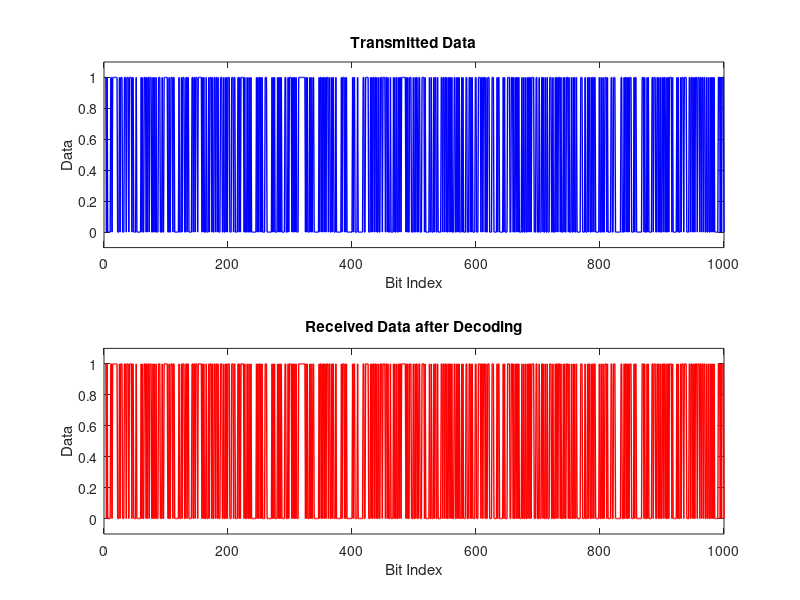

Recreate this plot in MATLAB.
%% Parameters 
numBits = 1000; 
chipSequenceLength = 31; 
snr_dB = 10; 

% Generate random binary data (0 or 1)
data = randi([0,1], 1, numBits); 

% Generate chip sequence (0 or 1) and convert to BPSK (+1/-1)
chipSequence = 2*randi([0,1], 1, chipSequenceLength) - 1; 

% Map data to BPSK (+1/-1)
data_bpsk = 2*data - 1;

% Spread the data
encodedData = repmat(data_bpsk, chipSequenceLength, 1); 
spreadSequence = repmat(chipSequence', 1, numBits); 
spreadData = encodedData .* spreadSequence;

% Add Gaussian noise
snr = 10^(snr_dB/10); 
noiseVar = 1 / snr; 
noise = sqrt(noiseVar) * randn(size(spreadData)); 
receivedData = spreadData + noise; 

% Despread by correlating with chip sequence
correlationResult = sum(receivedData .* spreadSequence); 

% Threshold to decode: if correlation > 0 → bit = 1, else bit = 0
decodedData = correlationResult > 0; 

% Plotting
subplot(2,1,1); 
plot(data, 'b', 'LineWidth', 1); 
title('Transmitted Data'); 
xlabel('Bit Index'); 
ylabel('Data'); 
ylim([-0.1 1.1]); 

subplot(2,1,2); 
plot(decodedData, 'r', 'LineWidth', 1); 
title('Received Data after Decoding'); 
xlabel('Bit Index'); 
ylabel('Data'); 
ylim([-0.1 1.1]);
